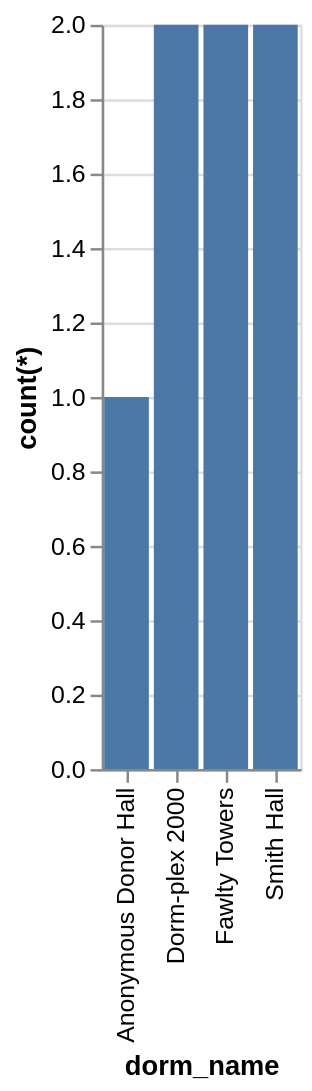

The Vega-Lite source for this figure:
### Vega-Lite specification from a JSON file in a GitHub repository (floating-point values rounded to 4 significant figures)
{"data": {"values": [{"x_data": "Anonymous Donor Hall", "y_data": 1}, {"x_data": "Dorm-plex 2000", "y_data": 2}, {"x_data": "Fawlty Towers", "y_data": 2}, {"x_data": "Smith Hall", "y_data": 2}]}, "mark": "bar", "encoding": {"x": {"field": "x_data", "type": "nominal", "title": "dorm_name", "sort": "ascending"}, "y": {"field": "y_data", "type": "quantitative", "title": "count(*)"}}}
